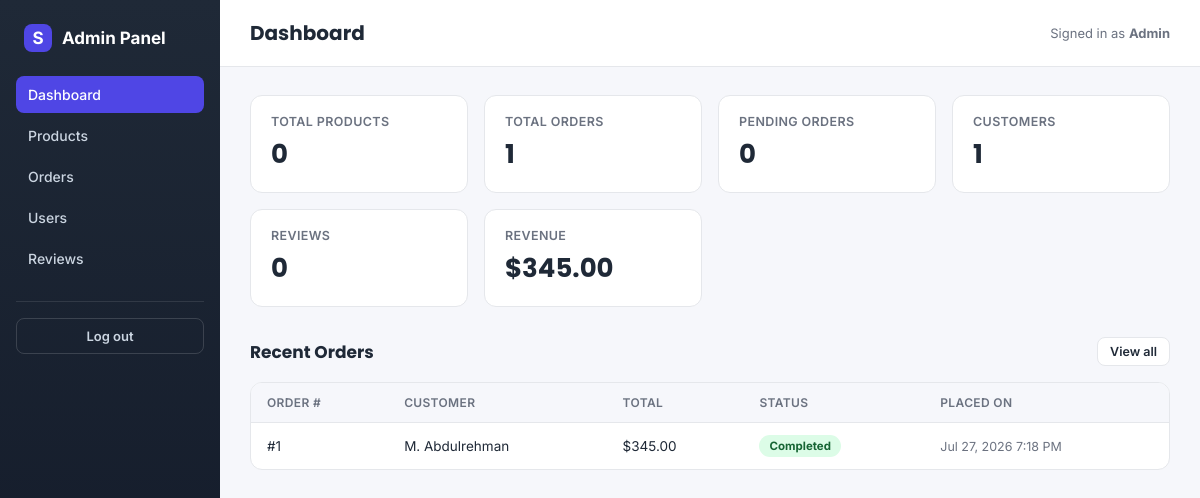
Page /admin/dashboard.php (signed in) on the committed database.
### tables this page shows
CREATE TABLE `orders` (
  `id` int(10) UNSIGNED NOT NULL,
  `user_id` int(10) UNSIGNED NOT NULL,
  `status` enum('pending','received','shipped','completed','cancelled') NOT NULL DEFAULT 'pending',
  `total_amount` decimal(10,2) NOT NULL DEFAULT 0.00,
  `created_at` timestamp NOT NULL DEFAULT current_timestamp(),
  `updated_at` timestamp NOT NULL DEFAULT current_timestamp() ON UPDATE current_timestamp()
);

CREATE TABLE `users` (
  `id` int(10) UNSIGNED NOT NULL,
  `full_name` varchar(120) NOT NULL,
  `email` varchar(190) NOT NULL,
  `password_hash` varchar(255) NOT NULL,
  `role` enum('user','admin') NOT NULL DEFAULT 'user',
  `created_at` timestamp NOT NULL DEFAULT current_timestamp(),
  `updated_at` timestamp NOT NULL DEFAULT current_timestamp() ON UPDATE current_timestamp()
);

### includes/functions.php (called while the page is built, shortened)
<?php
function e(string $value): string {
    return htmlspecialchars($value, ENT_QUOTES, 'UTF-8');
}
function money(float $amount): string {
    return '$' . number_format($amount, 2);
}

### admin/dashboard.php (the view, shortened to what this page needs)
<?php
require __DIR__ . '/../includes/functions.php';
require __DIR__ . '/../config/db.php';
$totalProducts = (int) $pdo->query('SELECT COUNT(*) FROM products')->fetchColumn();
$totalOrders = (int) $pdo->query('SELECT COUNT(*) FROM orders')->fetchColumn();
$pendingOrders = (int) $pdo->query("SELECT COUNT(*) FROM orders WHERE status = 'pending'")->fetchColumn();
$totalUsers = (int) $pdo->query("SELECT COUNT(*) FROM users WHERE role = 'user'")->fetchColumn();
$totalReviews = (int) $pdo->query('SELECT COUNT(*) FROM reviews')->fetchColumn();
$revenue = (float) $pdo->query("SELECT COALESCE(SUM(total_amount),0) FROM orders WHERE status != 'cancelled'")->fetchColumn();
$recentOrders = $pdo->query(
    'SELECT o.id, o.status, o.total_amount, o.created_at, u.full_name
     FROM orders o JOIN users u ON u.id = o.user_id
     ORDER BY o.created_at DESC LIMIT 8'
)->fetchAll();
?>
<!DOCTYPE html>
<html lang="en">
<head>
<link rel="stylesheet" href="../assets/css/style.css">
</head>
<body>
<div class="admin-shell">
  <?php require __DIR__ . '/../includes/nav_admin.php'; ?>
  <div class="admin-main">
    <div class="admin-topbar">
      <h1>Dashboard</h1>
      <div class="admin-user">Signed in as <strong><?= e($_SESSION['full_name'] ?? 'Admin') ?></strong></div>
    </div>
    <div class="admin-content">
      <div class="stat-grid">
        <div class="stat-card">
          <div class="stat-label">Total Products</div>
          <div class="stat-value"><?= $totalProducts ?></div>
        </div>
        <div class="stat-card">
          <div class="stat-label">Total Orders</div>
          <div class="stat-value"><?= $totalOrders ?></div>
        </div>
        <div class="stat-card">
          <div class="stat-label">Pending Orders</div>
          <div class="stat-value"><?= $pendingOrders ?></div>
        </div>
        <div class="stat-card">
          <div class="stat-label">Customers</div>
          <div class="stat-value"><?= $totalUsers ?></div>
        </div>
        <div class="stat-card">
          <div class="stat-label">Reviews</div>
          <div class="stat-value"><?= $totalReviews ?></div>
        </div>
        <div class="stat-card">
          <div class="stat-label">Revenue</div>
          <div class="stat-value"><?= money($revenue) ?></div>
        </div>
      </div>
      <div class="section-head">
        <h2>Recent Orders</h2>
        <a href="orders.php" class="btn btn-secondary btn-sm">View all</a>
      </div>
      <?php if (empty($recentOrders)): ?>
        <div class="empty-state">No orders have been placed yet.</div>
      <?php else: ?>
        <div class="table-wrap">
          <table class="data-table">
            <thead>
              <tr>
                <th>Order #</th>
                <th>Customer</th>
                <th>Total</th>
                <th>Status</th>
                <th>Placed On</th>
              </tr>
            </thead>
            <tbody>
              <?php foreach ($recentOrders as $o): ?>
                <tr>
                  <td>#<?= (int) $o['id'] ?></td>
                  <td><?= e($o['full_name']) ?></td>
                  <td><?= money((float) $o['total_amount']) ?></td>
                  <td><span class="badge badge-<?= e($o['status']) ?>"><?= e($o['status']) ?></span></td>
                  <td class="cell-muted"><?= e(date('M j, Y g:i A', strtotime($o['created_at']))) ?></td>
                </tr>
              <?php endforeach; ?>
            </tbody>
          </table>
        </div>
      <?php endif; ?>
    </div>
  </div>
</div>
</body>
</html>

### assets/css/style.css (style rules this page uses)
:root { --primary: #4f46e5; --primary-dark: #3730a3; --accent: #f59e0b; --bg: #f6f7fb; --card: #ffffff; --error: #dc2626; --success: #16a34a; --border: #e5e7eb; --text: #1f2937; --muted: #6b7280; }
* { box-sizing: border-box; }
body { margin: 0; font-family: 'Inter', system-ui, -apple-system, sans-serif; background: var(--bg); color: var(--text); }
h1, h2, .brand-name { font-family: 'Poppins', 'Inter', sans-serif; }
.btn { display: inline-flex; align-items: center; justify-content: center; gap: 6px; padding: 9px 16px; border-radius: 8px; font-size: 13.5px; font-weight: 600; font-family: inherit; cursor: pointer; border: 1.5px solid transparent; text-decoration: none; transition: transform 0.1s, box-shadow 0.1s, background 0.15s; }
.btn-secondary { background: #fff; border-color: var(--border); color: var(--text); }
.btn-sm { padding: 6px 12px; font-size: 12.5px; }
.admin-shell { display: flex; min-height: 100vh; }
.admin-main { flex: 1; min-width: 0; }
.admin-topbar { background: var(--card); border-bottom: 1px solid var(--border); padding: 18px 30px; display: flex; align-items: center; justify-content: space-between; }
.admin-topbar h1 { margin: 0; font-size: 20px; }
.admin-topbar .admin-user { font-size: 13px; color: var(--muted); }
.admin-content { padding: 28px 30px 60px; max-width: 1200px; }
.stat-grid { display: grid; grid-template-columns: repeat(auto-fit, minmax(180px, 1fr)); gap: 16px; margin-bottom: 30px; }
.stat-card { background: var(--card); border: 1px solid var(--border); border-radius: 12px; padding: 18px 20px; }
.stat-card .stat-label { font-size: 12.5px; color: var(--muted); font-weight: 600; text-transform: uppercase; letter-spacing: 0.03em; }
.stat-card .stat-value { font-size: 26px; font-weight: 700; font-family: 'Poppins', sans-serif; margin-top: 6px; color: var(--text); }
.section-head { display: flex; align-items: center; justify-content: space-between; margin-bottom: 16px; }
.section-head h2 { margin: 0; font-size: 17px; }
.table-wrap { background: var(--card); border: 1px solid var(--border); border-radius: 12px; overflow: hidden; overflow-x: auto; }
table.data-table { width: 100%; border-collapse: collapse; font-size: 13.5px; min-width: 560px; }
.data-table th { text-align: left; padding: 12px 16px; background: var(--bg); color: var(--muted); font-weight: 600; font-size: 12px; text-transform: uppercase; letter-spacing: 0.03em; border-bottom: 1px solid var(--border); }
.data-table td { padding: 12px 16px; border-bottom: 1px solid var(--border); vertical-align: middle; }
.data-table tr:last-child td { border-bottom: none; }
.data-table .cell-muted { color: var(--muted); font-size: 12.5px; }
.badge { display: inline-block; padding: 4px 10px; border-radius: 999px; font-size: 11.5px; font-weight: 700; text-transform: capitalize; }
.badge-completed { background: #dcfce7; color: #166534; }

### rows in the picture
orders: id "1", user.full_name "M. Abdulrehman", total_amount "$345.00", status "Completed", created_at "Jul 27, 2026 7:18 PM"

### other values in the picture
$_SESSION['full_name'] "Admin"
$totalProducts "0"
$totalOrders "1"
$pendingOrders "0"
$totalUsers "1"
$totalReviews "0"
money($revenue) "$345.00"
